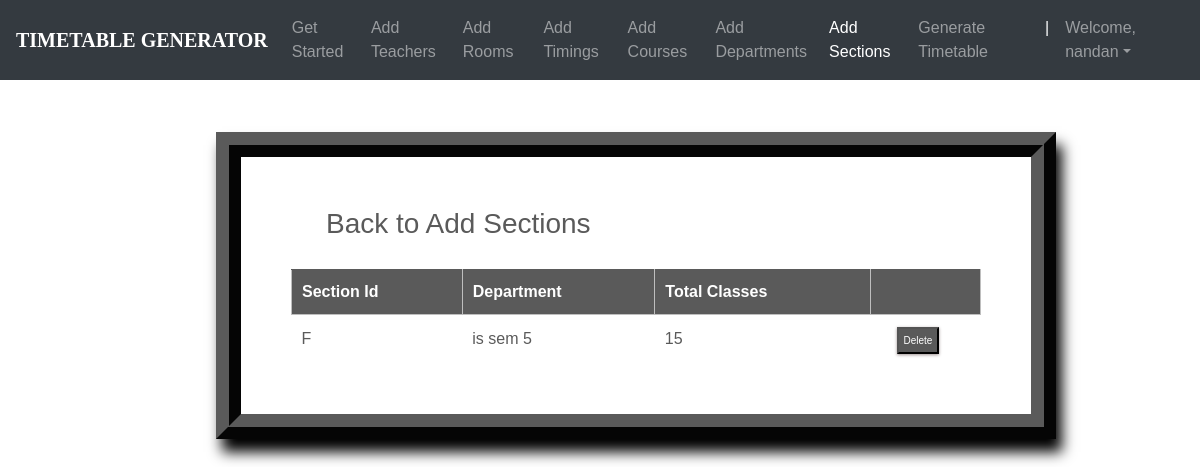
Screenshot of /sections_list/ (signed in) with the database file from the repository.
### ttgen/models.py (models this page shows, shortened)
class Section(models.Model):
    section_id = models.CharField(max_length=25, primary_key=True)
    department = models.ForeignKey(Department, on_delete=models.CASCADE)
    num_class_in_week = models.IntegerField(default=0)
    course = models.ForeignKey(Course, on_delete=models.CASCADE, blank=True, null=True)
    meeting_time = models.ForeignKey(MeetingTime, on_delete=models.CASCADE, blank=True, null=True)
    room = models.ForeignKey(Room, on_delete=models.CASCADE, blank=True, null=True)
    instructor = models.ForeignKey(Instructor, on_delete=models.CASCADE, blank=True, null=True)

class Department(models.Model):
    dept_name = models.CharField(max_length=50)
    courses = models.ManyToManyField(Course)
    def __str__(self):
        return self.dept_name

### ttgen/views.py (the view)
# urls.py: path('sections_list/', views.section_list, name='editsection'),
@login_required
def section_list(request):
    context = {
        'sections': Section.objects.all()
    }
    return render(request, 'seclist.html', context)

### templates/seclist.html (shortened to what this page needs)
<!DOCTYPE html>
<html lang="en">
<head>
	<link rel="stylesheet" href="https://maxcdn.bootstrapcdn.com/bootstrap/4.0.0/css/bootstrap.min.css">
    <link rel="stylesheet" type="text/css" href="static/css/index.css">
</head>
<body>
        <header>
			<nav class="navbar navbar-expand-md navbar-dark fixed-top bg-dark">
                <a class="navbar-brand" href="#"><b>TIMETABLE GENERATOR</b></a>
                <div class="collapse navbar-collapse" id="navbarCollapse">
                    <ul class="navbar-nav ml-auto">
                    <li class="nav-item">
                        <a class="nav-link" href="{% url 'admindash' %}">Get Started</a>
                    </li>
                    <li class="nav-item">
                        <a class="nav-link" href="{% url 'addInstructors' %}">Add Teachers</a>
                    </li>
                    <li class="nav-item">
                        <a class="nav-link" href="{% url 'addRooms' %}">Add Rooms</a>
                    </li>
                    <li class="nav-item">
		                <a class="nav-link" href="{% url 'addTimings' %}">Add Timings</a>
		            </li>
                    <li class="nav-item">
                        <a class="nav-link" href="{% url 'addCourses' %}">Add Courses</a>
                    </li>
                    <li class="nav-item">
			            <a class="nav-link" href="{% url 'addDepts' %}">Add Departments</a>
		            </li>
                    <li class="nav-item active">
			            <a class="nav-link" href="{% url 'addSections' %}">Add Sections</a>
		            </li>
                    <li class="nav-item">
			            <a class="nav-link" href="{% url 'generate' %}">Generate Timetable</a>
		            </li>
                    <li class="nav-item active">
			            <a class="nav-link">|</a>
		            </li>
                    <li class="nav-item dropdown">
		                <a class="nav-link dropdown-toggle" href="#" id="dropdown03" data-toggle="dropdown" aria-haspopup="true" aria-expanded="false">Welcome, {{ user.first_name }}</a>
		            </li>
                    </ul>
                </div>
            </nav>
        </header>
        <br><br>
    {% block content %}
{% load static %}
<fieldset class="fieldset">
    <a href="{% url 'addSections'%}"><h1 class="tablink" onclick="openPage('new')" id="defaultOpen">Back to Add Sections</h1></a>
    <div class="tabcontent" id="edit">
        <table class="table1">
            <thead>
            <tr class="table-headers">
            <th>Section Id</th>
            <th>Department</th>
            <th>Total Classes</th>
            <th  class="empty"></th>
            </tr>
            </thead>
            <tbody>
            {% for sec in sections %}
            <tr>
             <td>{{sec.section_id}}</td>
             <td>{{sec.department}}</td>
             <td>{{sec.num_class_in_week }}</td>
             <td class="empty">
                <form action="{% url 'deletesection' sec.section_id %}" method="post">
                        <input type="submit" value="Delete" class="cross">
                </form>
             </td>
             </tr>
            {% endfor %}
            </tbody>
        </table>
    </div>
</fieldset>
{% endblock %}

### static/css/index.css (style rules this page uses)
body { padding-top: 3rem; padding-bottom: 3rem; color: #5a5a5a; font-family: 'Poppins', sans-serif; overflow-x: hidden; }
nav { font-family: sans-serif; }
.navbar-brand { font-size: 20px; font-family: Georgia, 'Times New Roman', Times, serif; }

### templates/seclist.html (style rules this page uses)
nav { font-family: sans-serif; }
.navbar-brand { font-size: 20px; font-family: Georgia, 'Times New Roman', Times, serif; }
* { margin: 0; padding: 0; box-sizing: border-box; }
html { scroll-behavior: smooth; }
a { text-decoration:none; }
form { margin-top: 3%; margin-left: 18%; margin-right: 12%; }
fieldset h1 { color: #5a5a5a; padding-bottom: 20px; margin-left: 35px; display: inline-block; cursor: pointer; font-size: 28px; }
fieldset input { padding:8px; color: #938c8c }
.table2 td, th { border: 1px solid rgb(190,190,190); padding: 10px 20px; }
.table1 { width: 100%; border-collapse: collapse; text-align: left; overflow: hidden; }
.table1 td, th { border-top: 1px solid #5a5a5a; padding: 10px; }
.table1 th { background-color: #5a5a5a; color: #fff; }
.cross { font-size:10px; box-shadow: 0px 1px 3px 0px #9e9292; padding: 4px 5px; color: #fff; background-color: #5a5a5a; cursor: pointer; }
.fieldset { margin-top: 3%; margin-left: 18%; margin-right: 12%; padding: 50px; border-width: 25px; border-style: ridge; border-color: #5a5a5a; box-shadow: 6px 13px 13px 0px black; background-color: #fff; }

### rows the page displays
Section: section_id "F", department "is sem 5", num_class_in_week "15"

### other values shown
{{ user.first_name }} "nandan"
